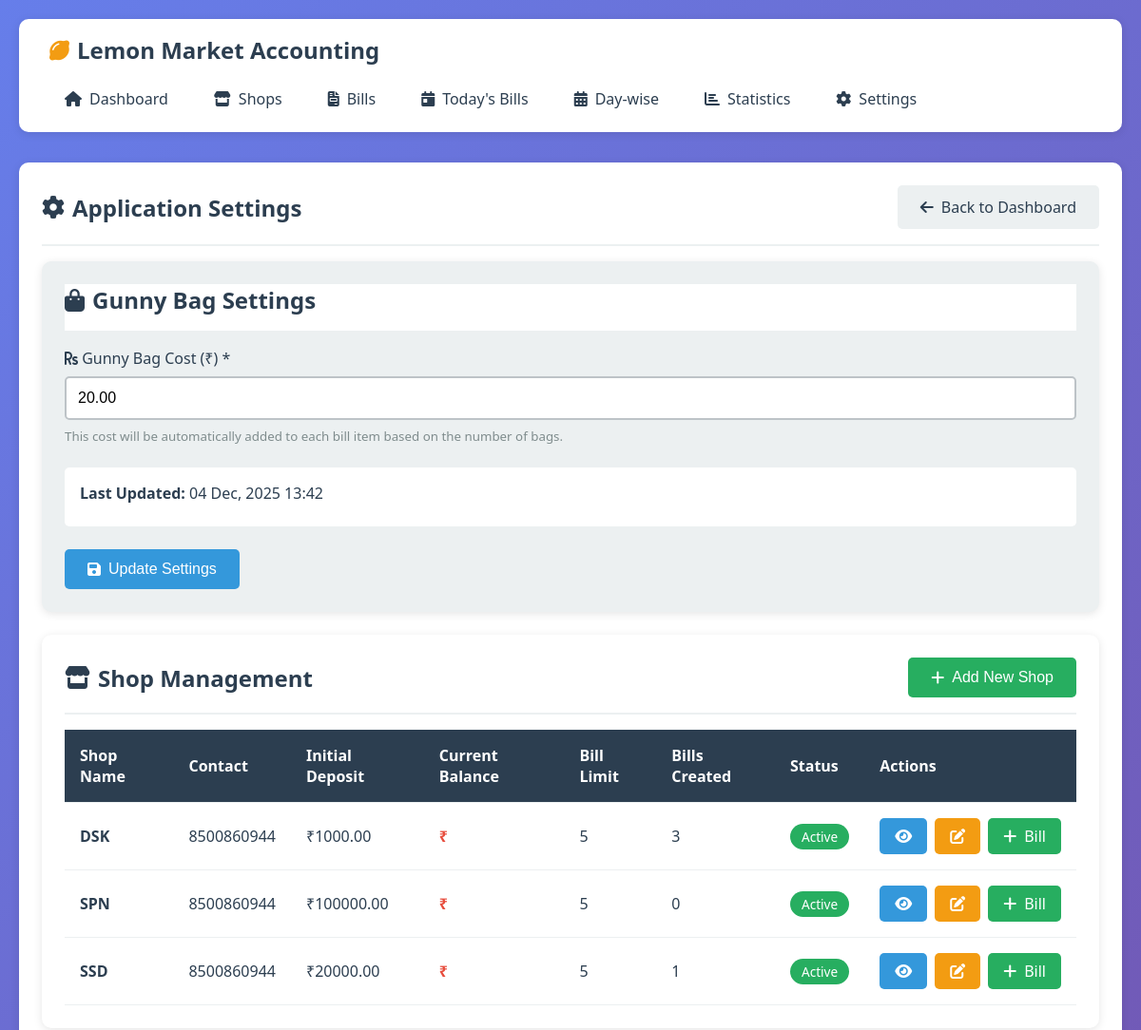
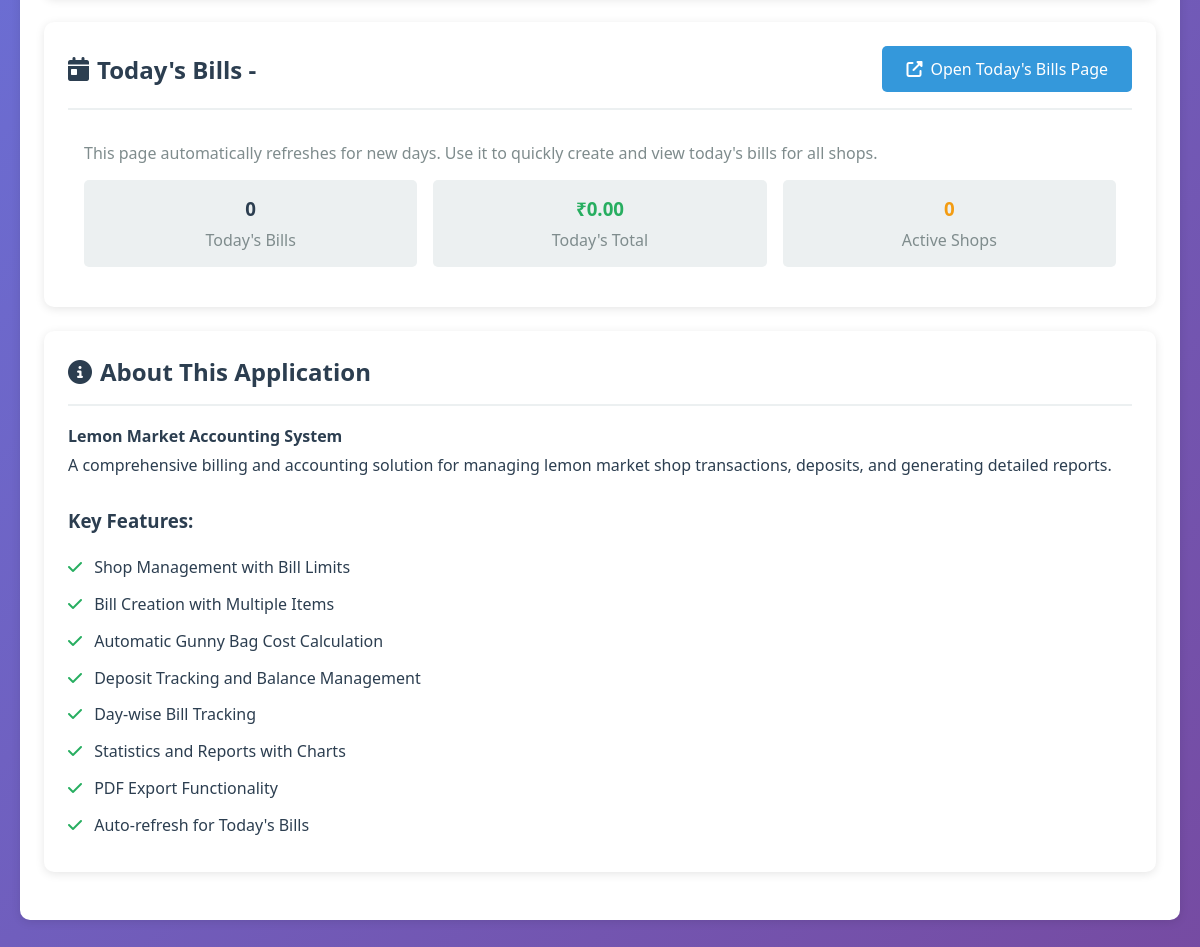
/settings/, run on the app's committed database (2 pictures, top to bottom).
### accounts/models.py (models this page shows, shortened)
class Settings(models.Model):
    gunny_bag_cost = models.DecimalField(
        max_digits=10,
        decimal_places=2,
        default=0.00,
        validators=[MinValueValidator(Decimal('0.00'))],
        help_text="Default cost per gunny bag"
    )
    updated_at = models.DateTimeField(auto_now=True)
    class Meta:
        verbose_name = "Settings"
        verbose_name_plural = "Settings"
    @classmethod
    def get_settings(cls):
        settings, created = cls.objects.get_or_create(pk=1)
        return settings

class Shop(models.Model):
    name = models.CharField(max_length=200, unique=True)
    address = models.TextField(blank=True, null=True)
    contact_number = models.CharField(max_length=15, blank=True, null=True)
    initial_deposit = models.DecimalField(
        max_digits=12,
        decimal_places=2,
        validators=[MinValueValidator(Decimal('0.00'))],
        help_text="Initial deposit amount (credit given to shop)"
    )
    bill_limit = models.IntegerField(
        default=5,
        validators=[MinValueValidator(1)],
        help_text="Maximum number of bills allowed per shop"
    )
    created_at = models.DateTimeField(auto_now_add=True)
    updated_at = models.DateTimeField(auto_now=True)
    is_active = models.BooleanField(default=True)
    class Meta:
        ordering = ['-created_at']
        verbose_name = "Shop"
        verbose_name_plural = "Shops"
    @property
    def total_deposits(self):
        return self.deposits.aggregate(total=models.Sum('amount'))['total'] or Decimal('0.00')
    @property
    def total_bills(self):
        return self.bills.aggregate(total=models.Sum('total_amount'))['total'] or Decimal('0.00')
    @property
    def total_payments(self):
        return self.payments.aggregate(total=models.Sum('amount'))['total'] or Decimal('0.00')
    @property
    def pending_amount(self):
        return self.total_bills - self.total_payments
    @property
    def credit_limit(self):
        return self.total_deposits * 5
    def can_create_bill(self):
        return self.pending_amount < self.credit_limit

### accounts/views.py (the view, shortened to what this page needs)
# urls.py: path('settings/', views.settings_view, name='settings'),
def settings_view(request):
    settings = Settings.get_settings()
    shops = Shop.objects.all().order_by('name')
    context = {
        'settings': settings,
        'shops': shops
    }
    return render(request, 'accounts/settings.html', context)

### templates/accounts/settings.html (shortened to what this page needs)
{% extends 'base.html' %}
{% block content %}
<div class="card">
    <div class="card-header">
        <h1 class="card-title">
            <i class="fas fa-cog"></i>
            Application Settings
        </h1>
        <a href="{% url 'dashboard' %}" class="btn btn-secondary">
            <i class="fas fa-arrow-left"></i> Back to Dashboard
        </a>
    </div>
    <div class="card" style="background: var(--light-bg);">
        <div class="card-header" style="background: white;">
            <h2 class="card-title">
                <i class="fas fa-shopping-bag"></i>
                Gunny Bag Settings
            </h2>
        </div>
        <form method="post">
            <div class="form-group">
                <label class="form-label" for="gunny_bag_cost">
                    <i class="fas fa-rupee-sign"></i> Gunny Bag Cost (₹) *
                </label>
                <input type="number" id="gunny_bag_cost" name="gunny_bag_cost" class="form-control"
                       step="0.01" min="0" value="{{ settings.gunny_bag_cost }}" required>
                <small style="color: var(--light-text); margin-top: 0.5rem; display: block;">
                    This cost will be automatically added to each bill item based on the number of bags.
                </small>
            </div>
            <div style="background: white; padding: 1rem; border-radius: 5px; margin-bottom: 1.5rem;">
                <p style="margin-bottom: 0.5rem;"><strong>Last Updated:</strong> {{ settings.updated_at|date:"d M, Y H:i" }}</p>
            </div>
            <button type="submit" class="btn btn-primary">
                <i class="fas fa-save"></i> Update Settings
            </button>
        </form>
    </div>
    <div class="card">
        <div class="card-header">
            <h2 class="card-title">
                <i class="fas fa-store"></i>
                Shop Management
            </h2>
            <button type="button" class="btn btn-success" onclick="showCreateShopForm()">
                <i class="fas fa-plus"></i> Add New Shop
            </button>
        </div>
        {% if shops %}
        <div class="table-responsive">
            <table>
                <thead>
                    <tr>
                        <th>Shop Name</th>
                        <th>Contact</th>
                        <th>Initial Deposit</th>
                        <th>Current Balance</th>
                        <th>Bill Limit</th>
                        <th>Bills Created</th>
                        <th>Status</th>
                        <th>Actions</th>
                    </tr>
                </thead>
                <tbody>
                    {% for shop in shops %}
                    <tr>
                        <td><strong>{{ shop.name }}</strong></td>
                        <td>{{ shop.contact_number|default:"N/A" }}</td>
                        <td>₹{{ shop.initial_deposit|floatformat:2 }}</td>
                        <td>
                            <strong style="color: {% if shop.current_balance >= 0 %}var(--success-color){% else %}var(--danger-color){% endif %}">
                                ₹{{ shop.current_balance|floatformat:2 }}
                            </strong>
                        </td>
                        <td>{{ shop.bill_limit }}</td>
                        <td>
                            {{ shop.bills.count }}
                        </td>
                        <td>
                            {% if shop.is_active %}
                            <span class="badge badge-success">Active</span>
                            {% else %}
                            <span class="badge badge-danger">Inactive</span>
                            {% endif %}
                        </td>
                        <td>
                            <div style="display: flex; gap: 0.5rem;">
                                <a href="{% url 'shop_detail' shop.id %}" class="btn btn-primary" style="padding: 0.5rem 1rem;">
                                    <i class="fas fa-eye"></i>
                                </a>
                                <a href="{% url 'shop_edit' shop.id %}" class="btn btn-warning" style="padding: 0.5rem 1rem;">
                                    <i class="fas fa-edit"></i>
                                </a>
                                {% if shop.can_create_bill %}
                                <a href="{% url 'bill_create' shop.id %}" class="btn btn-success" style="padding: 0.5rem 1rem;">
                                    <i class="fas fa-plus"></i> Bill
                                </a>
                                {% endif %}
                            </div>
                        </td>
                    </tr>
                    {% endfor %}
                </tbody>
            </table>
        </div>
        {% endif %}
    </div>
    <div class="card">
        <div class="card-header">
            <h2 class="card-title">
                <i class="fas fa-calendar-day"></i>
                Today's Bills - {{ today|date:"d M, Y" }}
            </h2>
            <a href="{% url 'todays_bills' %}" class="btn btn-primary">
                <i class="fas fa-external-link-alt"></i> Open Today's Bills Page
            </a>
        </div>
        <div style="padding: 1rem;">
            <p style="color: var(--light-text); margin-bottom: 1rem;">
                This page automatically refreshes for new days. Use it to quickly create and view today's bills for all shops.
            </p>
            <div style="display: grid; grid-template-columns: repeat(auto-fit, minmax(200px, 1fr)); gap: 1rem;">
                <div style="background: var(--light-bg); padding: 1rem; border-radius: 5px; text-align: center;">
                    <h3 style="color: var(--primary-color); margin-bottom: 0.5rem;">{{ todays_bills_count|default:0 }}</h3>
                    <p style="color: var(--light-text); margin: 0;">Today's Bills</p>
                </div>
                <div style="background: var(--light-bg); padding: 1rem; border-radius: 5px; text-align: center;">
                    <h3 style="color: var(--success-color); margin-bottom: 0.5rem;">₹{{ todays_total|default:"0.00" }}</h3>
                    <p style="color: var(--light-text); margin: 0;">Today's Total</p>
                </div>
                <div style="background: var(--light-bg); padding: 1rem; border-radius: 5px; text-align: center;">
                    <h3 style="color: var(--warning-color); margin-bottom: 0.5rem;">{{ active_shops_count|default:0 }}</h3>
                    <p style="color: var(--light-text); margin: 0;">Active Shops</p>
                </div>
            </div>
        </div>
    </div>
    <div class="card">
        <div class="card-header">
            <h2 class="card-title">
                <i class="fas fa-info-circle"></i>
                About This Application
            </h2>
        </div>
        <div style="line-height: 1.8;">
            <p><strong>Lemon Market Accounting System</strong></p>
            <p>A comprehensive billing and accounting solution for managing lemon market shop transactions, deposits, and generating detailed reports.</p>
            <h3 style="margin-top: 1.5rem; margin-bottom: 1rem; color: var(--primary-color);">Key Features:</h3>
            <ul style="list-style: none; padding-left: 0;">
                <li style="margin-bottom: 0.5rem;"><i class="fas fa-check" style="color: var(--success-color); margin-right: 0.5rem;"></i> Shop Management with Bill Limits</li>
                <li style="margin-bottom: 0.5rem;"><i class="fas fa-check" style="color: var(--success-color); margin-right: 0.5rem;"></i> Bill Creation with Multiple Items</li>
                <li style="margin-bottom: 0.5rem;"><i class="fas fa-check" style="color: var(--success-color); margin-right: 0.5rem;"></i> Automatic Gunny Bag Cost Calculation</li>
                <li style="margin-bottom: 0.5rem;"><i class="fas fa-check" style="color: var(--success-color); margin-right: 0.5rem;"></i> Deposit Tracking and Balance Management</li>
                <li style="margin-bottom: 0.5rem;"><i class="fas fa-check" style="color: var(--success-color); margin-right: 0.5rem;"></i> Day-wise Bill Tracking</li>
                <li style="margin-bottom: 0.5rem;"><i class="fas fa-check" style="color: var(--success-color); margin-right: 0.5rem;"></i> Statistics and Reports with Charts</li>
                <li style="margin-bottom: 0.5rem;"><i class="fas fa-check" style="color: var(--success-color); margin-right: 0.5rem;"></i> PDF Export Functionality</li>
                <li style="margin-bottom: 0.5rem;"><i class="fas fa-check" style="color: var(--success-color); margin-right: 0.5rem;"></i> Auto-refresh for Today's Bills</li>
            </ul>
        </div>
    </div>
</div>
{% endblock %}

### templates/base.html (style rules this page uses)
* { margin: 0; padding: 0; box-sizing: border-box; }
:root { --primary-color: #2c3e50; --secondary-color: #3498db; --success-color: #27ae60; --danger-color: #e74c3c; --warning-color: #f39c12; --light-bg: #ecf0f1; --dark-text: #2c3e50; --light-text: #7f8c8d; --border-color: #bdc3c7; --shadow: 0 2px 10px rgba(0,0,0,0.1); --hover-shadow: 0 4px 20px rgba(0,0,0,0.15); }
body { font-family: 'Segoe UI', Tahoma, Geneva, Verdana, sans-serif; background: linear-gradient(135deg, #667eea 0%, #764ba2 100%); min-height: 100vh; color: var(--dark-text); }
.card { background: white; border-radius: 10px; padding: 1.5rem; box-shadow: var(--shadow); transition: all 0.3s; margin-bottom: 1.5rem; }
.card-header { display: flex; justify-content: space-between; align-items: center; margin-bottom: 1rem; padding-bottom: 1rem; border-bottom: 2px solid var(--light-bg); }
.card-title { font-size: 1.5rem; color: var(--primary-color); display: flex; align-items: center; gap: 0.5rem; }
.btn { padding: 0.75rem 1.5rem; border: none; border-radius: 5px; cursor: pointer; font-size: 1rem; transition: all 0.3s; text-decoration: none; display: inline-flex; align-items: center; gap: 0.5rem; font-weight: 500; }
.btn-primary { background: var(--secondary-color); color: white; }
.btn-success { background: var(--success-color); color: white; }
.btn-warning { background: var(--warning-color); color: white; }
.btn-secondary { background: var(--light-bg); color: var(--dark-text); }
.form-group { margin-bottom: 1.5rem; }
.form-label { display: block; margin-bottom: 0.5rem; font-weight: 500; color: var(--dark-text); }
.form-control { width: 100%; padding: 0.75rem; border: 2px solid var(--border-color); border-radius: 5px; font-size: 1rem; transition: all 0.3s; }
.table-responsive { overflow-x: auto; margin-top: 1rem; }
table { width: 100%; border-collapse: collapse; background: white; }
th, td { padding: 1rem; text-align: left; border-bottom: 1px solid var(--light-bg); }
th { background: var(--primary-color); color: white; font-weight: 600; position: sticky; top: 0; }
.badge { padding: 0.25rem 0.75rem; border-radius: 20px; font-size: 0.85rem; font-weight: 500; }
.badge-success { background: var(--success-color); color: white; }

### data on the page
Settings: gunny_bag_cost "20.00", updated_at "04 Dec, 2025 13:42"
Shop: name "DSK", contact_number "8500860944", initial_deposit "1000.00", bill_limit "5", bills.count "3", is_active "Active", shows "Bill"
Shop: name "SPN", contact_number "8500860944", initial_deposit "100000.00", bill_limit "5", bills.count "0", is_active "Active", shows "Bill"
Shop: name "SSD", contact_number "8500860944", initial_deposit "20000.00", bill_limit "5", bills.count "1", is_active "Active", shows "Bill"

### other printed values
{{ todays_bills_count|default:0 }} "0"
{{ todays_total|default:"0.00" }} "0.00"
{{ active_shops_count|default:0 }} "0"
